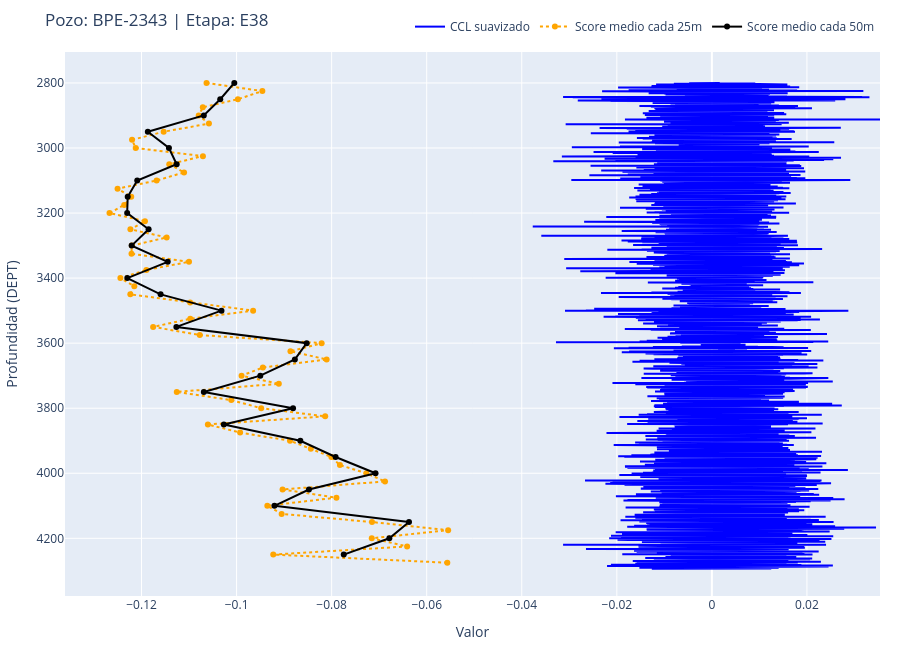

The notebook cell this image was saved under:
### Code cell
plot_etapa(df, selector_pozo.value, selector_etapa.value)

### Figure 1 — Plotly figure (JSON) as saved in the notebook; plotly's stock layout.template omitted (floating-point values rounded to 4 significant figures; data arrays with more than 128 entries replaced by an {"elided": "..."} marker saying what was removed)
{"data": [{"line": {"color": "blue", "width": 2}, "mode": "lines", "name": "CCL suavizado", "type": "scatter", "x": {"elided": "28617 float values"}, "y": {"elided": "28617 float values"}}, {"line": {"color": "orange", "dash": "dot", "width": 2}, "marker": {"size": 6}, "mode": "lines+markers", "name": "Score medio cada 25m", "type": "scatter", "x": [-0.1063, -0.09458, -0.09973, -0.1071, -0.108, -0.1058, -0.1153, -0.122, -0.1212, -0.1071, -0.1142, -0.1111, -0.1168, -0.125, -0.1222, -0.1237, -0.1267, -0.1193, -0.1223, -0.1147, -0.122, -0.1221, -0.11, -0.119, -0.1244, -0.1215, -0.1224, -0.1098, -0.09653, -0.1098, -0.1176, -0.1077, -0.08211, -0.08867, -0.08106, -0.09447, -0.09895, -0.09111, -0.1126, -0.1011, -0.09482, -0.08136, -0.106, -0.09926, -0.08877, -0.08438, -0.08005, -0.07826, -0.07271, -0.06877, -0.09033, -0.079, -0.09353, -0.09052, -0.0715, -0.05549, -0.07156, -0.06412, -0.09229, -0.05566], "y": [2800, 2825, 2850, 2875, 2900, 2925, 2950, 2975, 3000, 3025, 3050, 3075, 3100, 3125, 3150, 3175, 3200, 3225, 3250, 3275, 3300, 3325, 3350, 3375, 3400, 3425, 3450, 3475, 3500, 3525, 3550, 3575, 3600, 3625, 3650, 3675, 3700, 3725, 3750, 3775, 3800, 3825, 3850, 3875, 3900, 3925, 3950, 3975, 4000, 4025, 4050, 4075, 4100, 4125, 4150, 4175, 4200, 4225, 4250, 4275]}, {"line": {"color": "black", "width": 2}, "marker": {"size": 6}, "mode": "lines+markers", "name": "Score medio cada 50m", "type": "scatter", "x": [-0.1005, -0.1034, -0.1069, -0.1187, -0.1142, -0.1126, -0.1209, -0.1229, -0.123, -0.1185, -0.1221, -0.1145, -0.123, -0.116, -0.1032, -0.1127, -0.08525, -0.08774, -0.09501, -0.1069, -0.08812, -0.1027, -0.08659, -0.07917, -0.07077, -0.08478, -0.09204, -0.06373, -0.06786, -0.07746], "y": [2800, 2850, 2900, 2950, 3000, 3050, 3100, 3150, 3200, 3250, 3300, 3350, 3400, 3450, 3500, 3550, 3600, 3650, 3700, 3750, 3800, 3850, 3900, 3950, 4000, 4050, 4100, 4150, 4200, 4250]}], "layout": {"height": 650, "legend": {"orientation": "h", "x": 1, "xanchor": "right", "y": 1.02, "yanchor": "bottom"}, "margin": {"b": 20, "l": 20, "r": 20, "t": 40}, "title": {"text": "Pozo: BPE-2343 | Etapa: E38"}, "xaxis": {"title": {"text": "Valor"}}, "yaxis": {"autorange": "reversed", "title": {"text": "Profundidad (DEPT)"}}}}
